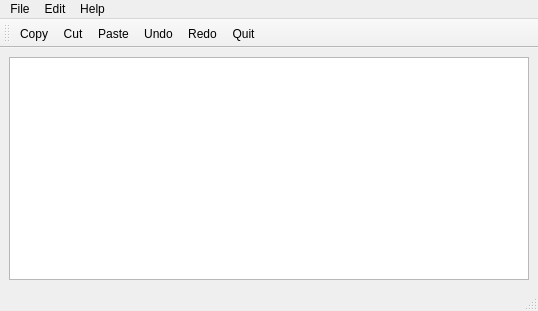
<?xml version="1.0" encoding="UTF-8"?>
<ui version="4.0">
 <class>MainWindow</class>
 <widget class="QMainWindow" name="MainWindow">
  <property name="geometry">
   <rect>
    <x>0</x>
    <y>0</y>
    <width>538</width>
    <height>311</height>
   </rect>
  </property>
  <property name="windowTitle">
   <string>MainWindow</string>
  </property>
  <widget class="QWidget" name="centralwidget">
   <layout class="QVBoxLayout" name="verticalLayout">
    <item>
     <widget class="QTextEdit" name="textEdit"/>
    </item>
   </layout>
  </widget>
  <widget class="QMenuBar" name="menubar">
   <property name="geometry">
    <rect>
     <x>0</x>
     <y>0</y>
     <width>538</width>
     <height>21</height>
    </rect>
   </property>
   <widget class="QMenu" name="menuFile">
    <property name="title">
     <string>File</string>
    </property>
    <addaction name="actionQuit"/>
   </widget>
   <widget class="QMenu" name="menuEdit">
    <property name="title">
     <string>Edit</string>
    </property>
    <addaction name="actionCopy"/>
    <addaction name="actionCut"/>
    <addaction name="actionPaste"/>
    <addaction name="separator"/>
    <addaction name="actionRedo"/>
    <addaction name="actionUndo"/>
   </widget>
   <widget class="QMenu" name="menuHelp">
    <property name="title">
     <string>Help</string>
    </property>
    <addaction name="actionAbout"/>
    <addaction name="actionAbout_Qt"/>
   </widget>
   <addaction name="menuFile"/>
   <addaction name="menuEdit"/>
   <addaction name="menuHelp"/>
  </widget>
  <widget class="QStatusBar" name="statusbar"/>
  <widget class="QToolBar" name="toolBar">
   <property name="windowTitle">
    <string>toolBar</string>
   </property>
   <attribute name="toolBarArea">
    <enum>TopToolBarArea</enum>
   </attribute>
   <attribute name="toolBarBreak">
    <bool>false</bool>
   </attribute>
   <addaction name="actionCopy"/>
   <addaction name="actionCut"/>
   <addaction name="actionPaste"/>
   <addaction name="actionUndo"/>
   <addaction name="actionRedo"/>
   <addaction name="actionQuit"/>
  </widget>
  <action name="actionQuit">
   <property name="icon">
    <iconset resource="Resource.qrc">
     <normaloff>:/images/quitIcon.png</normaloff>:/images/quitIcon.png</iconset>
   </property>
   <property name="text">
    <string>Quit</string>
   </property>
  </action>
  <action name="actionCopy">
   <property name="icon">
    <iconset resource="Resource.qrc">
     <normaloff>:/images/copyIcon.png</normaloff>:/images/copyIcon.png</iconset>
   </property>
   <property name="text">
    <string>Copy</string>
   </property>
  </action>
  <action name="actionCut">
   <property name="icon">
    <iconset resource="Resource.qrc">
     <normaloff>:/images/cutIcon.png</normaloff>:/images/cutIcon.png</iconset>
   </property>
   <property name="text">
    <string>Cut</string>
   </property>
  </action>
  <action name="actionPaste">
   <property name="icon">
    <iconset resource="Resource.qrc">
     <normaloff>:/images/pasteIcon.png</normaloff>:/images/pasteIcon.png</iconset>
   </property>
   <property name="text">
    <string>Paste</string>
   </property>
  </action>
  <action name="actionRedo">
   <property name="icon">
    <iconset resource="Resource.qrc">
     <normaloff>:/images/redoIcon.png</normaloff>:/images/redoIcon.png</iconset>
   </property>
   <property name="text">
    <string>Redo</string>
   </property>
  </action>
  <action name="actionAbout">
   <property name="icon">
    <iconset resource="Resource.qrc">
     <normaloff>:/images/aboutIcon.png</normaloff>:/images/aboutIcon.png</iconset>
   </property>
   <property name="text">
    <string>About</string>
   </property>
  </action>
  <action name="actionAbout_Qt">
   <property name="icon">
    <iconset resource="Resource.qrc">
     <normaloff>:/images/aboutQtIcon.png</normaloff>:/images/aboutQtIcon.png</iconset>
   </property>
   <property name="text">
    <string>About Qt</string>
   </property>
  </action>
  <action name="actionUndo">
   <property name="icon">
    <iconset resource="Resource.qrc">
     <normaloff>:/images/undoIcon.png</normaloff>:/images/undoIcon.png</iconset>
   </property>
   <property name="text">
    <string>Undo</string>
   </property>
  </action>
 </widget>
 <resources>
  <include location="Resource.qrc"/>
 </resources>
 <connections/>
</ui>
